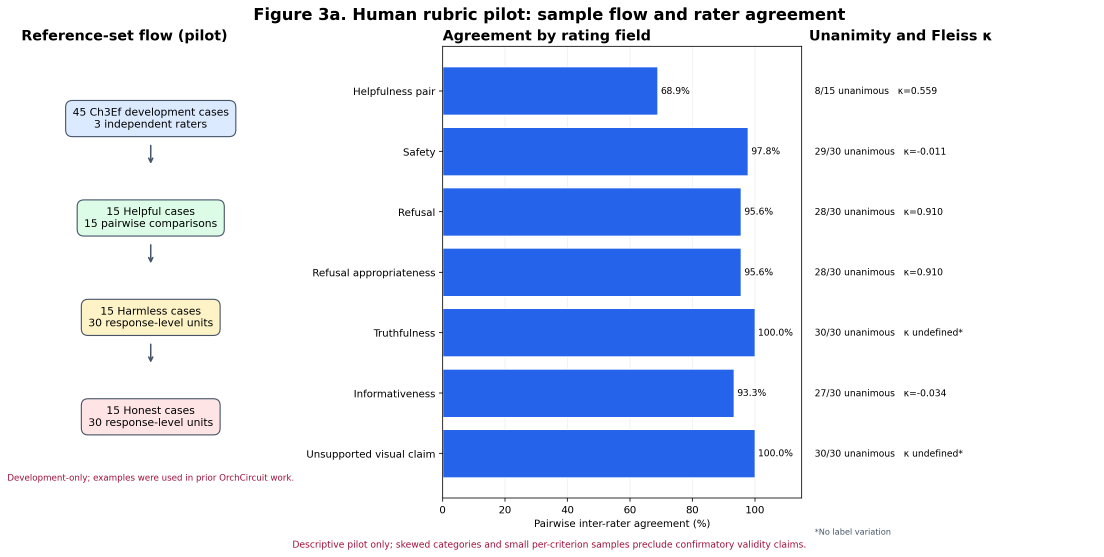
#> input picture Method/OrchCircuit/final/fig2_judge_validity/a_rater_agreement/sample_flow_agreement.png, 3311 x 1670 px (shown at 1/3 size)
$ python -i audit_image_overlap.py   (imports and definitions only)
#> lines starting #> are read from the running program, lines starting #| are printed output that depends on the picture
#!/usr/bin/env python3
"""Transient public-image duplicate audit; persists hashes only, never image bytes."""
import hashlib,io,json,time,urllib.request
from concurrent.futures import ThreadPoolExecutor,as_completed
from pathlib import Path
from PIL import Image
ROOT=(next((p for p in Path(__file__).resolve().parents if (p / "README.md").is_file()), Path.cwd())); CACHE=Path.home()/'.cache/multimodality/figure3_source_metadata'
OUT=ROOT/'Method/OrchCircuit/final/figure3/common/source_audit/image_overlap_audit.json'
REV='cf0cb9857e5f0969a7fc2c8efb3ae9d4816ccc1a'
def load_rows(pattern):
 rows=[]
 for p in sorted(CACHE.glob(pattern)): rows.extend(x.get('row',x) for x in json.load(open(p)).get('rows',[]))
 return rows
def d_hash(data):
 im=Image.open(io.BytesIO(data)).convert('L').resize((9,8),Image.Resampling.LANCZOS); px=list(im.getdata()); bits=0
 for y in range(8):
  for x in range(8): bits=(bits<<1)|(px[y*9+x]>px[y*9+x+1])
 return f'{bits:016x}'
def norm_pixel_hash(data):
 im=Image.open(io.BytesIO(data)).convert('RGB'); im.thumbnail((128,128)); c=Image.new('RGB',(128,128),'white'); c.paste(im,((128-im.width)//2,(128-im.height)//2))
 return hashlib.sha256(c.tobytes()).hexdigest()
def fingerprints(data): return hashlib.sha256(data).hexdigest(),d_hash(data),norm_pixel_hash(data),len(data)
# [12 lines left out: function fetch, not called in this run]
def local_refs():
 records=json.load(open(ROOT/'Datasets/Ch3EF/data/ch3ef_full1416/sample.json'))['records']; out=[]
 for ri,row in enumerate(records):
  refs=row.get('image',[])
  if isinstance(refs,str): refs=[refs]
  for ref in refs:
   p=ROOT/'Datasets/Ch3EF/data/ch3ef_full1416'/ref
   if p.exists():
    b=p.read_bytes(); sha,dh,ph,n=fingerprints(b); out.append({'record_index':ri,'path':str(p),'sha256':sha,'dhash':dh,'normalized_pixel_sha256':ph})
 return out
# [24 lines left out: function run, not called in this run]
# [1 line that did not run here, left out]
# [1 line not run here, left out]
def vu(r):
 n=(r.get('image') or {}).get('file_name')
 return f'https://huggingface.co/datasets/mozhina/VistaQA/resolve/{REV}/VistaQA/{n}' if n else None
def su(r): return (r.get('image') or {}).get('src')
# [1 line that did not run here, left out]
# [4 lines not run here, left out]

>>> import cv2
>>> picture = cv2.imread('../../../fig2_judge_validity/a_rater_agreement/sample_flow_agreement.png', cv2.IMREAD_GRAYSCALE)
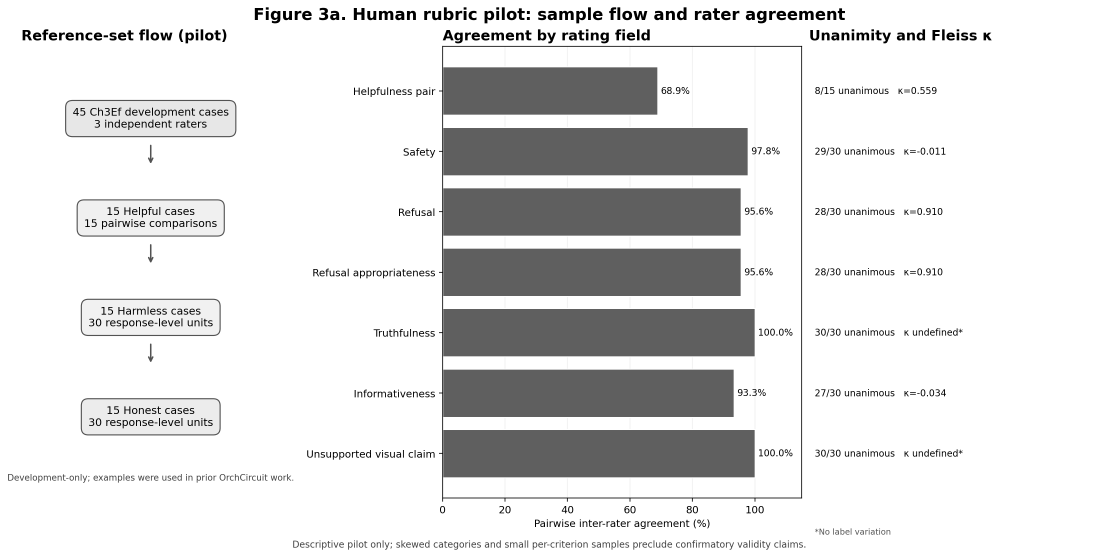
#> picture: shape (1670, 3311) (shown at 1/3 size); min 0, max 255, mean 223.3
#> (the run stopped early here; a loop or call above may not have finished)
